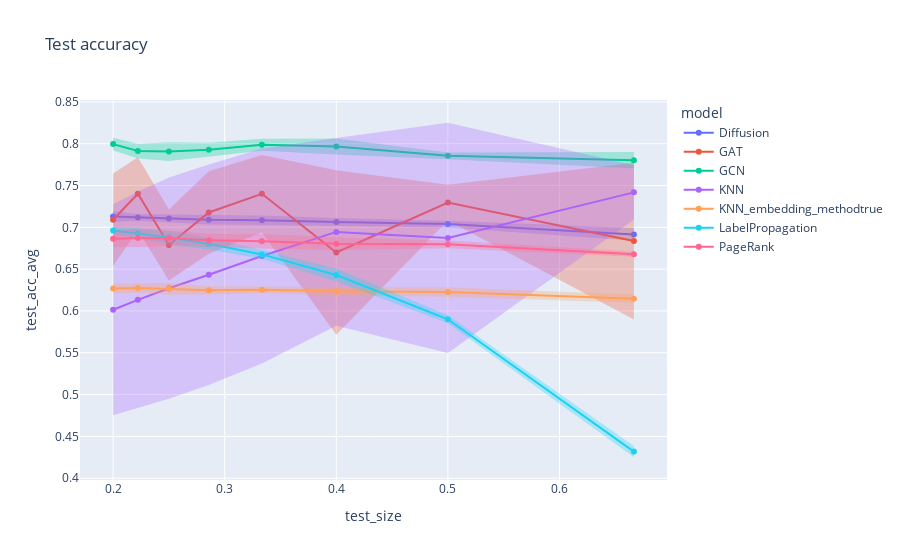

The notebook cell saved with this chart:
### Markdown cell above
`Wikivitals`

### Code cell
# Compute average and standard deviation according to values of k
grouped = df.groupby(['dataset', 'model', 'k', 'train_size', 'test_size'])[['train_acc', 'test_acc']].agg({'train_acc': ['mean', 'std'], 'test_acc': ['mean', 'std']}).reset_index()
grouped.columns = ['dataset', 'model', 'k', 'train_size', 'test_size', 'train_acc_avg', 'train_acc_std', 'test_acc_avg', 'test_acc_std', ]
grouped

# Test split
for error_y_mode in {'band'}:
    fig = line(
        data_frame = grouped[grouped['dataset']=='wikivitals'],
        x = 'test_size',
        y = 'test_acc_avg',
        error_y = 'test_acc_std',
        error_y_mode = error_y_mode,
        color = 'model',
        title = f'Test accuracy',
        markers = '.',
    )
    fig.show()

### Figure 1 — Plotly figure (JSON) as saved in the notebook; plotly's stock layout.template omitted (floating-point values rounded to 4 significant figures)
{"data": [{"fill": "toself", "fillcolor": "rgba(99,110,250,.3)", "hoverinfo": "skip", "legendgroup": "Diffusion", "line": {"color": "rgba(255,255,255,0)"}, "showlegend": false, "type": "scatter", "x": [0.6667, 0.5, 0.4, 0.3333, 0.2857, 0.25, 0.2222, 0.2, 0.2, 0.2222, 0.25, 0.2857, 0.3333, 0.4, 0.5, 0.6667], "xaxis": "x", "y": [0.6991, 0.7079, 0.7113, 0.7142, 0.7148, 0.7158, 0.7159, 0.7194, 0.7064, 0.7079, 0.7055, 0.7033, 0.7028, 0.7017, 0.6998, 0.6839], "yaxis": "y"}, {"hovertemplate": "model=Diffusion<br>test_size=%{x}<br>test_acc_avg=%{y}<extra></extra>", "legendgroup": "Diffusion", "line": {"color": "#636efa", "dash": "solid"}, "marker": {"symbol": "circle"}, "mode": "markers+lines", "name": "Diffusion", "orientation": "v", "showlegend": true, "type": "scatter", "x": [0.6667, 0.5, 0.4, 0.3333, 0.2857, 0.25, 0.2222, 0.2], "xaxis": "x", "y": [0.6915, 0.7039, 0.7065, 0.7085, 0.709, 0.7107, 0.7119, 0.7129], "yaxis": "y"}, {"fill": "toself", "fillcolor": "rgba(239,85,59,.3)", "hoverinfo": "skip", "legendgroup": "GAT", "line": {"color": "rgba(255,255,255,0)"}, "showlegend": false, "type": "scatter", "x": [0.6667, 0.5, 0.4, 0.3333, 0.2857, 0.25, 0.2222, 0.2, 0.2, 0.2222, 0.25, 0.2857, 0.3333, 0.4, 0.5, 0.6667], "xaxis": "x", "y": [0.7772, 0.7509, 0.7681, 0.7864, 0.767, 0.7214, 0.7836, 0.7643, 0.6538, 0.6966, 0.6365, 0.6685, 0.6937, 0.5717, 0.7082, 0.5899], "yaxis": "y"}, {"hovertemplate": "model=GAT<br>test_size=%{x}<br>test_acc_avg=%{y}<extra></extra>", "legendgroup": "GAT", "line": {"color": "#EF553B", "dash": "solid"}, "marker": {"symbol": "circle"}, "mode": "markers+lines", "name": "GAT", "orientation": "v", "showlegend": true, "type": "scatter", "x": [0.6667, 0.5, 0.4, 0.3333, 0.2857, 0.25, 0.2222, 0.2], "xaxis": "x", "y": [0.6835, 0.7296, 0.6699, 0.7401, 0.7177, 0.6789, 0.7401, 0.709], "yaxis": "y"}, {"fill": "toself", "fillcolor": "rgba(0,204,150,.3)", "hoverinfo": "skip", "legendgroup": "GCN", "line": {"color": "rgba(255,255,255,0)"}, "showlegend": false, "type": "scatter", "x": [0.6667, 0.5, 0.4, 0.3333, 0.2857, 0.25, 0.2222, 0.2, 0.2, 0.2222, 0.25, 0.2857, 0.3333, 0.4, 0.5, 0.6667], "xaxis": "x", "y": [0.79, 0.7895, 0.8061, 0.8058, 0.801, 0.8018, 0.8001, 0.807, 0.7919, 0.7823, 0.7794, 0.7842, 0.7914, 0.7872, 0.7815, 0.7704], "yaxis": "y"}, {"hovertemplate": "model=GCN<br>test_size=%{x}<br>test_acc_avg=%{y}<extra></extra>", "legendgroup": "GCN", "line": {"color": "#00cc96", "dash": "solid"}, "marker": {"symbol": "circle"}, "mode": "markers+lines", "name": "GCN", "orientation": "v", "showlegend": true, "type": "scatter", "x": [0.6667, 0.5, 0.4, 0.3333, 0.2857, 0.25, 0.2222, 0.2], "xaxis": "x", "y": [0.7802, 0.7855, 0.7967, 0.7986, 0.7926, 0.7906, 0.7912, 0.7995], "yaxis": "y"}, {"fill": "toself", "fillcolor": "rgba(171,99,250,.3)", "hoverinfo": "skip", "legendgroup": "KNN", "line": {"color": "rgba(255,255,255,0)"}, "showlegend": false, "type": "scatter", "x": [0.6667, 0.5, 0.4, 0.3333, 0.2857, 0.25, 0.2222, 0.2, 0.2, 0.2222, 0.25, 0.2857, 0.3333, 0.4, 0.5, 0.6667], "xaxis": "x", "y": [0.7742, 0.825, 0.8068, 0.7942, 0.7752, 0.7595, 0.7428, 0.7275, 0.4754, 0.4837, 0.4949, 0.5115, 0.5371, 0.5822, 0.5497, 0.7094], "yaxis": "y"}, {"hovertemplate": "model=KNN<br>test_size=%{x}<br>test_acc_avg=%{y}<extra></extra>", "legendgroup": "KNN", "line": {"color": "#ab63fa", "dash": "solid"}, "marker": {"symbol": "circle"}, "mode": "markers+lines", "name": "KNN", "orientation": "v", "showlegend": true, "type": "scatter", "x": [0.6667, 0.5, 0.4, 0.3333, 0.2857, 0.25, 0.2222, 0.2], "xaxis": "x", "y": [0.7418, 0.6874, 0.6945, 0.6656, 0.6433, 0.6272, 0.6133, 0.6014], "yaxis": "y"}, {"fill": "toself", "fillcolor": "rgba(255,161,90,.3)", "hoverinfo": "skip", "legendgroup": "KNN_embedding_methodtrue", "line": {"color": "rgba(255,255,255,0)"}, "showlegend": false, "type": "scatter", "x": [0.6667, 0.5, 0.4, 0.3333, 0.2857, 0.25, 0.2222, 0.2, 0.2, 0.2222, 0.25, 0.2857, 0.3333, 0.4, 0.5, 0.6667], "xaxis": "x", "y": [0.6197, 0.6284, 0.6283, 0.6293, 0.6297, 0.6334, 0.6329, 0.6327, 0.621, 0.6218, 0.6195, 0.6196, 0.6216, 0.6186, 0.6169, 0.6098], "yaxis": "y"}, {"hovertemplate": "model=KNN_embedding_methodtrue<br>test_size=%{x}<br>test_acc_avg=%{y}<extra></extra>", "legendgroup": "KNN_embedding_methodtrue", "line": {"color": "#FFA15A", "dash": "solid"}, "marker": {"symbol": "circle"}, "mode": "markers+lines", "name": "KNN_embedding_methodtrue", "orientation": "v", "showlegend": true, "type": "scatter", "x": [0.6667, 0.5, 0.4, 0.3333, 0.2857, 0.25, 0.2222, 0.2], "xaxis": "x", "y": [0.6147, 0.6227, 0.6235, 0.6254, 0.6246, 0.6265, 0.6273, 0.6269], "yaxis": "y"}, {"fill": "toself", "fillcolor": "rgba(25,211,243,.3)", "hoverinfo": "skip", "legendgroup": "LabelPropagation", "line": {"color": "rgba(255,255,255,0)"}, "showlegend": false, "type": "scatter", "x": [0.6667, 0.5, 0.4, 0.3333, 0.2857, 0.25, 0.2222, 0.2, 0.2, 0.2222, 0.25, 0.2857, 0.3333, 0.4, 0.5, 0.6667], "xaxis": "x", "y": [0.4387, 0.5948, 0.6508, 0.6729, 0.6876, 0.6957, 0.6988, 0.7005, 0.692, 0.6865, 0.6801, 0.6731, 0.6623, 0.6353, 0.5853, 0.4251], "yaxis": "y"}, {"hovertemplate": "model=LabelPropagation<br>test_size=%{x}<br>test_acc_avg=%{y}<extra></extra>", "legendgroup": "LabelPropagation", "line": {"color": "#19d3f3", "dash": "solid"}, "marker": {"symbol": "circle"}, "mode": "markers+lines", "name": "LabelPropagation", "orientation": "v", "showlegend": true, "type": "scatter", "x": [0.6667, 0.5, 0.4, 0.3333, 0.2857, 0.25, 0.2222, 0.2], "xaxis": "x", "y": [0.4319, 0.5901, 0.643, 0.6676, 0.6804, 0.6879, 0.6926, 0.6962], "yaxis": "y"}, {"fill": "toself", "fillcolor": "rgba(255,102,146,.3)", "hoverinfo": "skip", "legendgroup": "PageRank", "line": {"color": "rgba(255,255,255,0)"}, "showlegend": false, "type": "scatter", "x": [0.6667, 0.5, 0.4, 0.3333, 0.2857, 0.25, 0.2222, 0.2, 0.2, 0.2222, 0.25, 0.2857, 0.3333, 0.4, 0.5, 0.6667], "xaxis": "x", "y": [0.671, 0.6843, 0.6883, 0.6921, 0.6922, 0.6962, 0.6984, 0.6961, 0.6766, 0.6762, 0.6776, 0.6768, 0.6746, 0.6726, 0.6751, 0.6647], "yaxis": "y"}, {"hovertemplate": "model=PageRank<br>test_size=%{x}<br>test_acc_avg=%{y}<extra></extra>", "legendgroup": "PageRank", "line": {"color": "#FF6692", "dash": "solid"}, "marker": {"symbol": "circle"}, "mode": "markers+lines", "name": "PageRank", "orientation": "v", "showlegend": true, "type": "scatter", "x": [0.6667, 0.5, 0.4, 0.3333, 0.2857, 0.25, 0.2222, 0.2], "xaxis": "x", "y": [0.6678, 0.6797, 0.6805, 0.6833, 0.6845, 0.6869, 0.6873, 0.6863], "yaxis": "y"}], "layout": {"legend": {"title": {"text": "model"}, "tracegroupgap": 0}, "title": {"text": "Test accuracy"}, "xaxis": {"anchor": "y", "domain": [0, 1], "title": {"text": "test_size"}}, "yaxis": {"anchor": "x", "domain": [0, 1], "title": {"text": "test_acc_avg"}}}}
